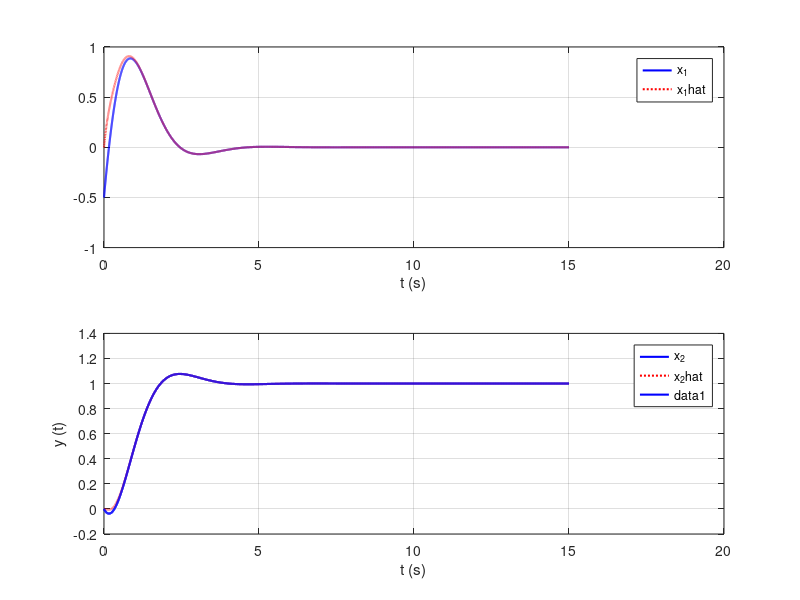

Recreate this plot in MATLAB.
clear all
close all
clc

A = [-0.4 -1;1 0];
B = [1;0];
C = [0 1];
D = 0;

x0 = [-0.5 0]';
x0_hat = [0 0]';

M_r = ctrb(A,B)
rho_M = rank(M_r)

Mo = obsv(A,C)
rho_Mo = rank(Mo)

%%%%%%%%%%%%%%%%%%%%%%%%%
% State feedback design %
%%%%%%%%%%%%%%%%%%%%%%%%%

zeta = 0.63;
wn = 1.84;

%Defining the eigen values
lambda_1 = -zeta*wn+j*wn*sqrt(1-zeta^2)
lambda_2 = -zeta*wn-j*wn*sqrt(1-zeta^2)
lambda_des = [lambda_1,lambda_2];

%Compute K
K = place(A,B,lambda_des)
eig(A-B*K)

%state matrices needed to compute N
A_c = A-B*K;
B_c = B;
C_c = C;
D_c = D;
sys_N = ss(A_c,B_c,C_c,D_c);

%Compute N
N = 1/dcgain(sys_N)

%%%%%%%%%%%%%%%%%%%
% Observer Design %
%%%%%%%%%%%%%%%%%%%

%Compute observer gain L
lambda_obsv_des = [-zeta*wn -zeta*wn]*5;
%5 defines how fast should be observer eigenvalues wrt the control law
%eigenvalues

L = acker(A',C',lambda_obsv_des)'
eig(A-L*C)

%%%%%%%%%%%%%%%%%%%%%%%%%%%%%%%%
% Complete controlled system   %
% i.e. control law + observer  %
%%%%%%%%%%%%%%%%%%%%%%%%%%%%%%%%

A_I = [A -B*K; L*C A-B*K-L*C];
B_I = [B;B]*N;
C_I = [C zeros(1,2)];
D_I = 0;
sys_cont = ss(A_I,B_I,C_I,D_I);

%simulation
t_sim = linspace(0,15,10000);
u_sim = ones(size(t_sim));
[y,t,x_I] = lsim(sys_cont,u_sim,t_sim,[x0;x0_hat]);

%plot simulation results
figure(1),subplot(211)
plot(t,x_I(:,1),'b','linew',1.5)
grid on, zoom on, hold on,
plot(t,x_I(:,3),':r','linew',1.5)
xlabel('t (s)')
legend('x_1','x_1hat')
subplot(212)
plot(t,x_I(:,2),'b','linew',1.5)
grid on, zoom on, hold on,
plot(t,x_I(:,4),':r','linew',1.5)
xlabel('t (s)')
legend('x_2','x_2hat')
figure(1),plot(t,y,'b','linew',1.5)
grid on, zoom on, hold on
xlabel('t (s)')
ylabel('y (t)')





